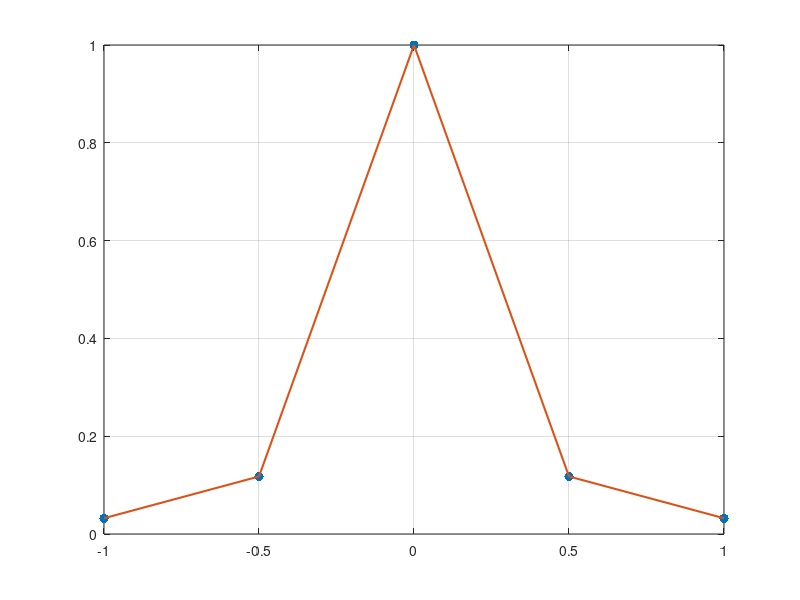

MATLAB code to generate this figure:

m = 5;
x = linspace(-1,1,m);
y = 1./(1+30.*x.^2); 

n = 5;
intx = linspace(-1,1,n);
inty = 1./(1+30.*x.^2);
z = spline(intx,inty,x);

nz = csape(intx,inty,'second');
nz = fnval(nz,x);

plot(intx,inty,'.','MarkerSize',20)
hold on
%plot(x,y,'LineWidth',2)
hold on
%plot(x,z,'LineWidth',1.5)
hold on
plot(x,nz,'LineWidth',1.5)
grid on
%legend('Interpolation points','Function graph','Cubic spline','Natural spline','Location','sw')